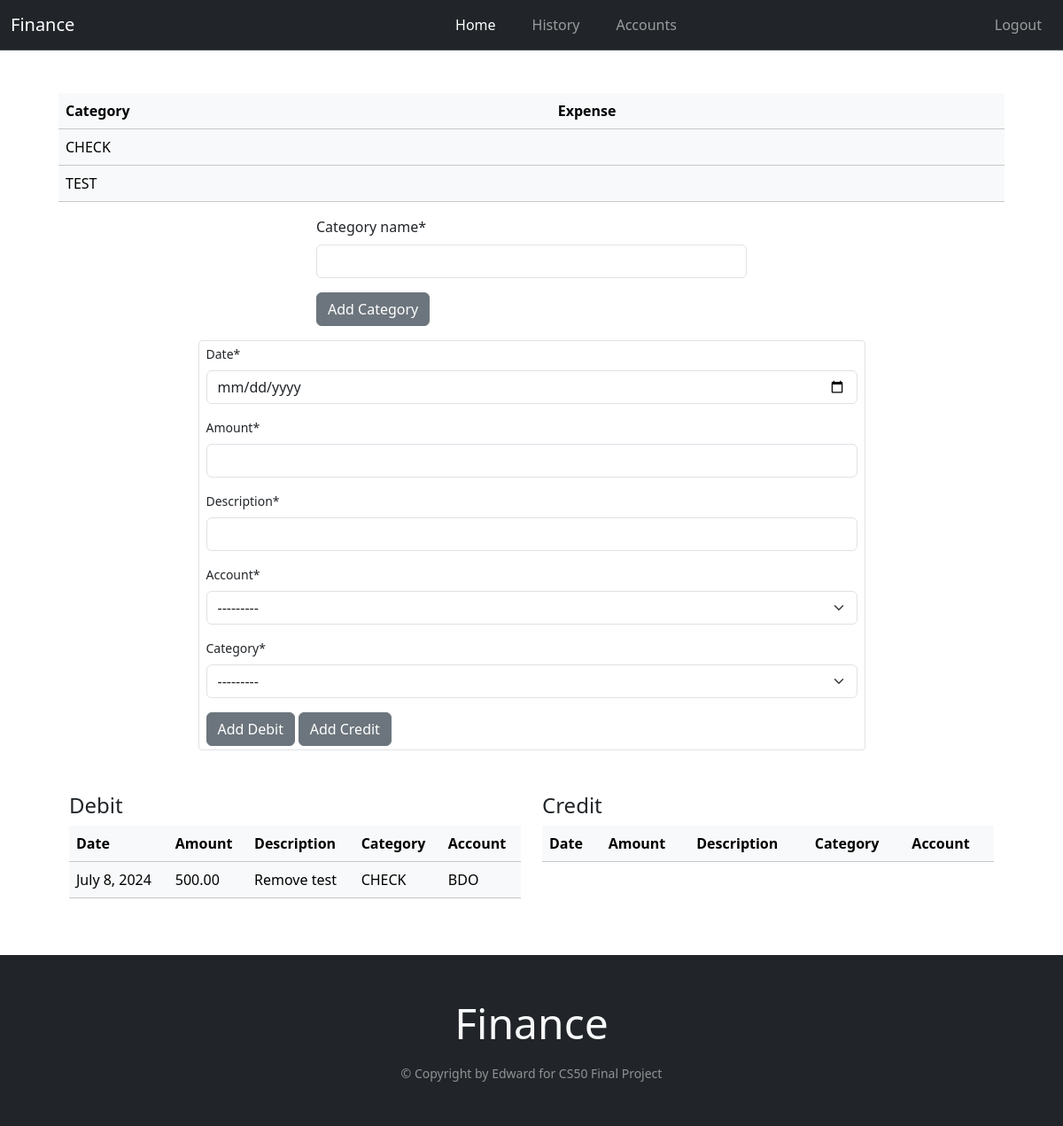
The app's page / (signed in) with its own data.
### main/models.py (models this page shows)
class Category(models.Model):
    user = models.ForeignKey(User, related_name="category", null=True, on_delete=models.CASCADE)
    category_name = models.CharField(max_length=200)
    def __str__(self):
        return self.category_name
    class Meta:
        unique_together = 'user', 'category_name'

class Debit(models.Model):
    user = models.ForeignKey(User, related_name="debit", null=True, on_delete=models.CASCADE)
    date = models.DateField(auto_now=False, auto_now_add=False, null=True)
    amount = models.DecimalField(max_digits=10, decimal_places=2)
    description = models.CharField(max_length=300)
    account = models.ForeignKey(Accounts, related_name="acc", null=True, on_delete=models.PROTECT)
    category = models.ForeignKey(Category, related_name="cat", null=True, on_delete=models.PROTECT)

class Accounts(models.Model):
    user = models.ForeignKey(User, related_name="accounts", null=True, on_delete=models.CASCADE)
    account_name = models.CharField(max_length=200)
    balance = models.DecimalField(max_digits=13, decimal_places=2)
    def __str__(self):
        return self.account_name
    class Meta:
        unique_together = 'user', 'account_name'

### main/views.py (the view)
# urls.py: 2. Add a URL to urlpatterns:  path('', views.home, name='home')
@login_required(login_url="/login/")
def home(response):
    if response.method == "POST":
        formC = CreateNewCategory(response.POST)
        formD = CreateNewDebit(response.POST)
        if "add_category" in response.POST:
            if formC.is_valid():
                n = formC.cleaned_data["category_name"].upper()
                new = Category(category_name=n)
                new.save()
                try:
                    response.user.category.add(new)
                except IntegrityError as e:
                    print(e)
        if "add_expense" in response.POST:
            if formD.is_valid():
                data = get_values(formD)
                new = Debit(amount=data["amount"], description=data["description"], account=data["account"], category=data["category"], date=data["date"])
                new.save()
                account = Accounts.objects.get(account_name=data["account"])
                response.user.debit.add(new)
                account.balance -= data["amount"]
                account.save()
            else:
                print("not valid expense")
        if "add_credit" in response.POST:
            if formD.is_valid():
                data = get_values(formD)
                new = Credit(amount=data["amount"], description=data["description"], account=data["account"], category=data["category"], date=data["date"])
                new.save()
                account = Accounts.objects.get(account_name=data["account"])
                response.user.credit.add(new)
                account.balance += data["amount"]
                account.save()
            else:
                print("not valid expense")
        return redirect("/")
    else:
        formC = CreateNewCategory()
        formD = CreateNewDebit()
    return render(response, "main/home.html", {"formC": formC, "formD":formD})

### main/forms.py
class CreateNewCategory(forms.ModelForm):
    class Meta:
        model = Category
        exclude = ['user']

class CreateNewDebit(forms.ModelForm):
    class Meta:
        model = Debit
        exclude = ['user']
        widgets = {
            'date': DateInput()
        }

### main/templates/main/home.html (shortened to what this page needs)
{% extends "main/base.html" %}
{% load crispy_forms_tags %}
{% block content %}
    <div class="container">
        <div class="container-md">
            {% if user.category.all %}
                <table class="table table-hover table-light">
                    <thead>
                        <tr>
                            <th scope="col">Category</th>
                            <th scope="col">Expense</th>
                        </tr>
                    </thead>
                    <tbody>
                        {% for category in user.category.all %}
                            <tr>
                                <td>{{ category.category_name }}</td>
                                <td>{{ account.balance }}</td>
                            </tr>
                        {% endfor %}
                    </tbody>
                </table>
            {% else %}
                <p>Please add accounts to track first</p>
            {% endif %}
            <div class="container w-50">
                <div class="container">
                    <form action="/" class="form-group" method="POST" autocomplete="off">
                        {{ formC | crispy }}
                        <button name="add_category" type="submit" class="btn btn-secondary">Add Category</button>
                    </form>
                </div>
            </div>
            <div class="container w-75 pb-5 pt-3">
                <div class="container">
                    <form action="/" class="form-control form-control-sm" method="POST" autocomplete="off">
                        {{ formD | crispy }}
                        <button name="add_expense" type="submit" class="btn btn-secondary">Add Debit</button>
                        <button name="add_credit" type="submit" class="btn btn-secondary">Add Credit</button>
                    </form>
                </div>
            </div>
            <div class="container">
                <div class="row">
                    <div class="col">
                        {%if user.debit.all or user.debit.all %}
                            <h4>Debit</h4>
                            <table class="table table-hover table-light">
                                <thead>
                                    <tr>
                                        <th>Date</th>
                                        <th>Amount</th>
                                        <th>Description</th>
                                        <th>Category</th>
                                        <th>Account</th>
                                    </tr>
                                </thead>
                                <tbody>
                                    {% for debit in user.debit.all %}
                                        <tr>
                                            <td>{{ debit.date }}</td>
                                            <td>{{ debit.amount }}</td>
                                            <td>{{ debit.description }}</td>
                                            <td>{{ debit.category }}</td>
                                            <td>{{ debit.account }}</td>
                                        </tr>
                                    {% endfor %}
                                </tbody>
                            </table>
                        {% endif %}
                    </div>
                    <div class="col">
                        {%if user.debit.all or user.credit.all %}
                            <h4>Credit</h4>
                            <table class="table table-hover table-light">
                                <thead>
                                    <tr>
                                        <th>Date</th>
                                        <th>Amount</th>
                                        <th>Description</th>
                                        <th>Category</th>
                                        <th>Account</th>
                                    </tr>
                                </thead>
                            </table>
                        {% endif %}
                    </div>
                </div>
            </div>
        </div>
    </div>
{% endblock %}

### records on screen
Category: category_name "CHECK"
Category: category_name "TEST"
Debit: date "July 8, 2024", amount "500.00", description "Remove test", category "CHECK", account "BDO"
